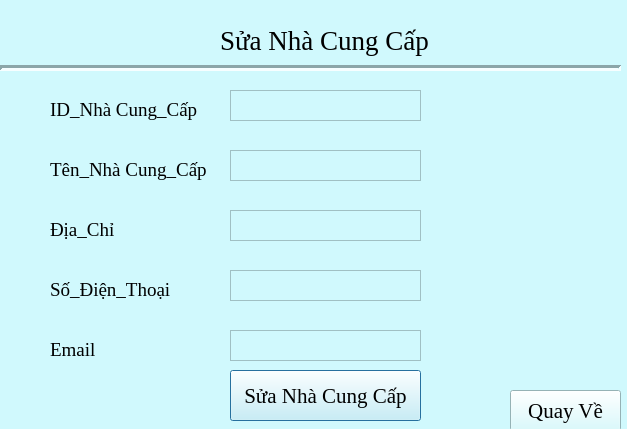
<?xml version="1.0" encoding="UTF-8"?>
<ui version="4.0">
 <class>Dialog</class>
 <widget class="QDialog" name="Dialog">
  <property name="geometry">
   <rect>
    <x>0</x>
    <y>0</y>
    <width>627</width>
    <height>429</height>
   </rect>
  </property>
  <property name="windowTitle">
   <string>Dialog</string>
  </property>
  <property name="styleSheet">
   <string notr="true">background-color: #D0F9FD;</string>
  </property>
  <widget class="QLabel" name="label">
   <property name="geometry">
    <rect>
     <x>220</x>
     <y>20</y>
     <width>281</width>
     <height>41</height>
    </rect>
   </property>
   <property name="font">
    <font>
     <family>Times New Roman</family>
     <pointsize>20</pointsize>
    </font>
   </property>
   <property name="text">
    <string>Sửa Nhà Cung Cấp</string>
   </property>
  </widget>
  <widget class="QLabel" name="Favicon">
   <property name="geometry">
    <rect>
     <x>40</x>
     <y>0</y>
     <width>71</width>
     <height>61</height>
    </rect>
   </property>
   <property name="text">
    <string/>
   </property>
  </widget>
  <widget class="Line" name="line">
   <property name="geometry">
    <rect>
     <x>0</x>
     <y>60</y>
     <width>621</width>
     <height>16</height>
    </rect>
   </property>
   <property name="lineWidth">
    <number>3</number>
   </property>
   <property name="orientation">
    <enum>Qt::Horizontal</enum>
   </property>
  </widget>
  <widget class="QTextEdit" name="txtTaiKhoan">
   <property name="geometry">
    <rect>
     <x>230</x>
     <y>90</y>
     <width>191</width>
     <height>31</height>
    </rect>
   </property>
  </widget>
  <widget class="QTextEdit" name="txtMatKhau">
   <property name="geometry">
    <rect>
     <x>230</x>
     <y>150</y>
     <width>191</width>
     <height>31</height>
    </rect>
   </property>
  </widget>
  <widget class="QTextEdit" name="txtDiaChi">
   <property name="geometry">
    <rect>
     <x>230</x>
     <y>210</y>
     <width>191</width>
     <height>31</height>
    </rect>
   </property>
  </widget>
  <widget class="QLabel" name="iconTaiKhoan">
   <property name="geometry">
    <rect>
     <x>50</x>
     <y>100</y>
     <width>161</width>
     <height>20</height>
    </rect>
   </property>
   <property name="font">
    <font>
     <family>Times New Roman</family>
     <pointsize>14</pointsize>
    </font>
   </property>
   <property name="text">
    <string>ID_Nhà Cung_Cấp</string>
   </property>
  </widget>
  <widget class="QLabel" name="iconMatKhau">
   <property name="geometry">
    <rect>
     <x>180</x>
     <y>189</y>
     <width>21</width>
     <height>21</height>
    </rect>
   </property>
   <property name="text">
    <string/>
   </property>
  </widget>
  <widget class="QLabel" name="iconRole">
   <property name="geometry">
    <rect>
     <x>180</x>
     <y>250</y>
     <width>21</width>
     <height>20</height>
    </rect>
   </property>
   <property name="text">
    <string/>
   </property>
  </widget>
  <widget class="QPushButton" name="btnSuaNhaCungCap">
   <property name="geometry">
    <rect>
     <x>230</x>
     <y>370</y>
     <width>191</width>
     <height>51</height>
    </rect>
   </property>
   <property name="font">
    <font>
     <family>Times New Roman</family>
     <pointsize>16</pointsize>
    </font>
   </property>
   <property name="text">
    <string>Sửa Nhà Cung Cấp</string>
   </property>
  </widget>
  <widget class="QPushButton" name="btnQuayVe">
   <property name="geometry">
    <rect>
     <x>510</x>
     <y>390</y>
     <width>111</width>
     <height>41</height>
    </rect>
   </property>
   <property name="font">
    <font>
     <family>Times New Roman</family>
     <pointsize>16</pointsize>
    </font>
   </property>
   <property name="text">
    <string>Quay Về</string>
   </property>
  </widget>
  <widget class="QLabel" name="iconTaiKhoan_2">
   <property name="geometry">
    <rect>
     <x>50</x>
     <y>160</y>
     <width>161</width>
     <height>20</height>
    </rect>
   </property>
   <property name="font">
    <font>
     <family>Times New Roman</family>
     <pointsize>14</pointsize>
    </font>
   </property>
   <property name="text">
    <string>Tên_Nhà Cung_Cấp</string>
   </property>
  </widget>
  <widget class="QLabel" name="iconTaiKhoan_3">
   <property name="geometry">
    <rect>
     <x>50</x>
     <y>220</y>
     <width>91</width>
     <height>20</height>
    </rect>
   </property>
   <property name="font">
    <font>
     <family>Times New Roman</family>
     <pointsize>14</pointsize>
    </font>
   </property>
   <property name="text">
    <string>Địa_Chỉ</string>
   </property>
  </widget>
  <widget class="QLabel" name="iconTaiKhoan_4">
   <property name="geometry">
    <rect>
     <x>50</x>
     <y>280</y>
     <width>141</width>
     <height>20</height>
    </rect>
   </property>
   <property name="font">
    <font>
     <family>Times New Roman</family>
     <pointsize>14</pointsize>
    </font>
   </property>
   <property name="text">
    <string>Số_Điện_Thoại</string>
   </property>
  </widget>
  <widget class="QLabel" name="iconTaiKhoan_5">
   <property name="geometry">
    <rect>
     <x>50</x>
     <y>340</y>
     <width>61</width>
     <height>20</height>
    </rect>
   </property>
   <property name="font">
    <font>
     <family>Times New Roman</family>
     <pointsize>14</pointsize>
    </font>
   </property>
   <property name="text">
    <string>Email</string>
   </property>
  </widget>
  <widget class="QTextEdit" name="txtSoDienThoai">
   <property name="geometry">
    <rect>
     <x>230</x>
     <y>270</y>
     <width>191</width>
     <height>31</height>
    </rect>
   </property>
  </widget>
  <widget class="QTextEdit" name="txtEmail">
   <property name="geometry">
    <rect>
     <x>230</x>
     <y>330</y>
     <width>191</width>
     <height>31</height>
    </rect>
   </property>
  </widget>
 </widget>
 <resources/>
 <connections/>
</ui>
